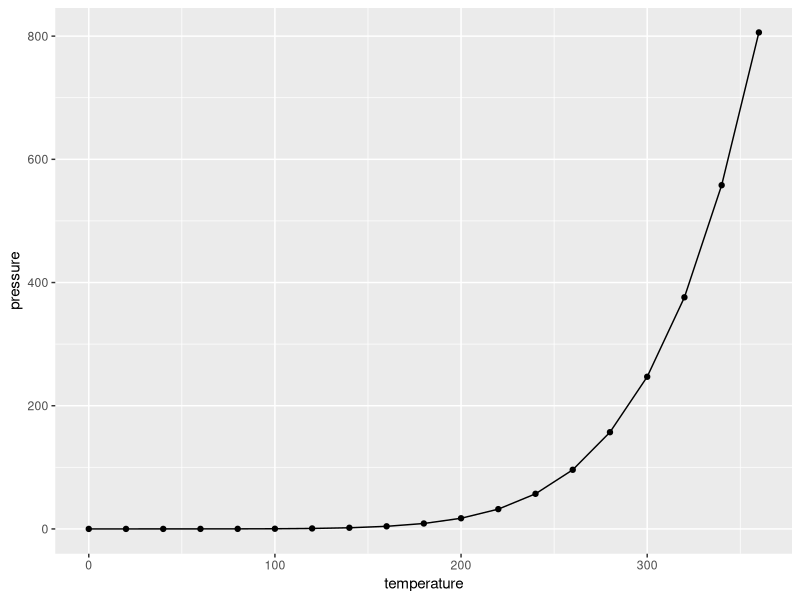

Write R code to recreate this figure.
## ---- chunk 1
knitr::knit_hooks$set(inline = function(x) { knitr:::format_sci(x, 'md')})
knitr::opts_chunk$set(echo = TRUE)

library(tidyverse)
library(stringr)

format_md = function(x, digits = NULL, scientific = NULL, comma = FALSE) {
  if (is.null(scientific)) {
    fixed = formatC(x, digits = digits, format = 'fg', flag = '#')
    sci = formatC(x, digits = digits, format = 'e')
    format = ifelse(str_length(fixed) > getOption('scipen') + str_length(sci), 'e', 'fg')
  }
  else {
    format = ifelse(scientific, 'e', 'fg')
  }
  mark = ifelse(comma, ',', '')
  
  formatC(x, digits = digits, format = format, 
          flag = '#',
          big.mark = mark) %>%
    str_replace_all(c('\\+' = '', '[Ee](-?)0*([1-9][0-9]*)$' = '&times;10^\\1\\2^'))
}

## ---- chunk 2
summary(cars)
## ---- chunk 3
ggplot(pressure, aes(x = temperature, y = pressure)) + geom_point() + geom_line()
## ---- chunk 4
seconds_per_hour = 60 * 60 # number of seconds in one hour
hours_per_day = 24 # number of seconds in one day
light_bulb_power = 100
joules_per_day = light_bulb_power * seconds_per_hour * hours_per_day

joules_per_day
## ---- chunk 5
format_md(joules_per_day, comma = TRUE)
## ---- chunk 6
joules_heat_per_kg_coal = 30.E+6
efficiency = 0.30
joules_electricity_per_kg_coal = joules_heat_per_kg_coal * efficiency
kg_coal_per_joule_electricity = 1 / joules_electricity_per_kg_coal
kg_coal_per_day = joules_per_day * kg_coal_per_joule_electricity

kg_coal_per_day
